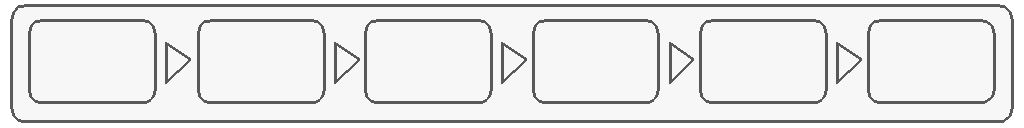
#> input picture Assets/ArtSystem/Ocgcore/gameField/phase.png, 1024 x 128 px, found by its file name
$ python make_rd_phase.py ../Assets/ArtSystem/Ocgcore/gameField/phase.png
#> lines starting #> are read from the running program, lines starting #| are printed output that depends on the picture
# -*- coding: utf-8 -*-
"""RD 阶段条底板生成器 —— 从 `texture/duel/phase/phase.png` 派生**四格**那张。

## 为什么要有第二张

`texture/duel/phase/phase.png`（1024x128）是原生阶段条底板：外层一个圆角框，
里面 **6 个圆角格**、格间 5 个 ▷ 箭头 —— 对应 OCG 的 6 个阶段
（DP 抽卡 / SP 准备 / MP1 主要1 / BP 战斗 / MP2 主要2 / EP 结束）。

RD 只有 4 个阶段：**抽卡 / 主要阶段1 / 战斗 / 结束**（准备阶段与主要阶段2 在 RD 里
不存在，见 `Ocgcore` 的 `GameMessage.NewPhase` 分支）。六个标签里有四个要显示、
两个要藏起来 —— 但**底板不会自己少两格**：

  · 直接沿用六格底板 ⇒ 条上留着两个空格子，四个阶段被空格子**隔开**
    （用户 2026-09-21 的原话：「不要因为没了的阶段卡分开」）；
  · 干脆不显示底板（`phaseTexure.mainTexture = null`）⇒ 只剩四个浮空文字。

所以第二张底板是必需的：**同样式、四格、等距铺开**。

    texture/duel/phase/phase_rd.png
        外框与柔和底板：与 phase.png **逐像素相同**（整块搬，不重画）
        四格：A B C D 等距，格心 93 / 372 / 651 / 930（关于图心 511.5 对称）
        三箭头：居中落在三个格间空档里

## 格子几何从哪来（不是目测）

源图是 3 层，用 alpha 阈值分层量出来的（阈值 100 = 清晰线，40 = 柔和底板）：

  · 外框（alpha 163/177，线宽 3）：x 10-1013、y 4-122
  · 柔和底板（均匀 `(204,204,204,40)`）：铺满外框内缘，格子里外都是它
    ⇒ **擦原格/原箭头只需把那一块填回这个颜色**，不会有接缝、也没有渐变要对齐
  · 格子（129x85，线宽 3）：x 28-156 / 197-325 / 364-492 / 532-659 / 699-827 / 867-995
    格心 92 / 261 / 428 / 595.5 / 763 / 931 ← 与 `lazyBTNMOVER.shift(false)`
    里那六个 x（-238 / -140.2 / -47.5 / 47.5 / 142.5 / 237.8）**一一对上**
    （换算比例 = 贴图显示宽 580 / 图宽 1024；见下面 `label_x()`）
  · 箭头（26x42）：165-190 等，居中落在格间空档

## 新四格的位置怎么定

四个格心**等距**、且关于图心对称（这样 `shiftRD()` 里那四个 x 就是一对一对的）：

    格心 = 93 / 372 / 651 / 930        ⇒ 左沿 29 / 308 / 587 / 866（间距 279）
    空档 = 158-307 / 437-586 / 716-865 ⇒ 箭头中心 232.5 / 511.5 / 790.5

首末格沿用源图首末格的位置（29 / 866 vs 源图 28 / 867）：条的**总跨度不变**，
只是把「六格挤满」改成「四格铺满」—— 每个格子还是原尺寸，一个像素都不缩放。

## 消费方

`Assets/SibylSystem/ResourceManagers/GameTextureManager.cs`：`phaseRD`
（贴图缺了回落 `phase`，见 `phaseRDOrFallback`）。
`Assets/SibylSystem/Ocgcore/OCGobjects/lazyBTNMOVER.cs`：`shiftRD()`
—— 四个标签的 x 必须等于本文件 `label_x()` 的输出，**两边一起改**
（贴图定「格子画在哪」、代码定「字摆在哪」；这条线上踩过「坐标与贴图不成对」）。

## 用法（在工程根执行）

    python devtools/make_rd_phase.py            # 出对照预览图（六格 / 四格），不写文件
    python devtools/make_rd_phase.py --apply    # 写出 texture/duel/phase/phase_rd.png
    python devtools/make_rd_phase.py --verify   # 对着磁盘上的产物逐条复核

依赖 Pillow。产物**不进 git**（`texture/` 在 .gitignore 里），
重建工作树后按上面的命令重放一次即可。
"""
import os
import sys

from PIL import Image, ImageDraw

PROJ = os.path.dirname(os.path.dirname(os.path.abspath(__file__)))
SRC = os.path.join(PROJ, "texture", "duel", "phase", "phase.png")
OUT = os.path.join(PROJ, "texture", "duel", "phase", "phase_rd.png")
PREVIEW = os.path.join(PROJ, "devtools", "phase_rd_preview.png")

# ---- 源图三层（实测，见文件头）------------------------------------------------
FRAME_BOX = (10, 4, 1013, 122)          # 外框（线宽 3）
GLOW = (204, 204, 204, 40)              # 柔和底板：均匀铺满外框内缘

SLOT_WH = (129, 85)                     # 单格尺寸（含线宽 3）
SLOT_BOX_SRC = [(28, 19, 156, 103),     # 六个原格
                (197, 19, 325, 103),
                (364, 19, 492, 103),
                (532, 19, 659, 103),
                (699, 19, 827, 103),
                (867, 19, 995, 103)]
ARROW_BOX_SRC = [(165, 42, 190, 83),    # 五个原箭头（格间 ▷）
                 (334, 42, 359, 83),
                 (501, 42, 526, 83),
                 (669, 42, 694, 83),
                 (836, 42, 861, 83)]

# ---- 产物：四格等距 -----------------------------------------------------------
# 格心：**等距**（间距 279）**且关于图心对称**（首末和 = 1023 = 图宽-1）。
# ⚠ 这两个条件一起才定得住整数解：3×间距 = 1023 - 2×首格心 ⇒ 间距只能取奇数，
#   279 是「首末格大致落在源图首末格位置」的那个解（29/866 vs 源图 28/867）。
#   间距取偶数就会变成 279/281/279 那种「看着齐、量着不齐」。
RD_SLOT_CENTER = [93, 372, 651, 930]
RD_SLOT_LEFT = [c - (SLOT_WH[0] // 2) for c in RD_SLOT_CENTER]      # 29 / 308 / 587 / 866
# 箭头落在相邻格之间空档的中心
RD_ARROW_LEFT = [int((RD_SLOT_CENTER[i] + RD_SLOT_CENTER[i + 1]) / 2.0 - 13 + 0.5)
                 for i in range(len(RD_SLOT_CENTER) - 1)]

# 贴图显示宽（phaseT 的 UITexture mWidth）—— 用来把图上的格心换算成标签的 local x。
# ⚠ 这个 580 是 prefab 里的值（new_gameField.prefab → phaseT）。改了它，标签 x 要跟着改。
DISPLAY_W = 580.0


def label_x(center_px):
    """图上的格心 → 标签的 local x（六格那套也是这么来的，见文件头）。"""
    return (center_px - 511.5) * (DISPLAY_W / 1024.0)


def _erase_to_glow(im, box):
    """把一块矩形填回柔和底板色（原格/原箭头就是这么擦掉的）。"""
    ImageDraw.Draw(im).rectangle(list(box), fill=GLOW)


def build():
    """出图：整块搬 + 擦原格原箭头 + 贴四格三箭头。全程 1:1，不缩放、不重画线。"""
    src = Image.open(SRC).convert("RGBA")
#> src is the input picture: PIL image 1024x128 RGBA; mean R, G, B, A 163.8, 163.8, 163.8, 51.4
    out = src.copy()

    # 1) 擦掉原六格五箭头 —— 填回柔和底板色，格子里外同色 ⇒ 无缝、无残留
    for box in SLOT_BOX_SRC + ARROW_BOX_SRC:
        _erase_to_glow(out, box)
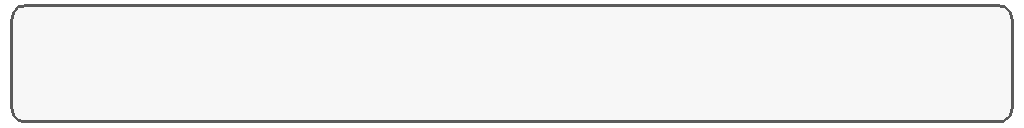
#> out: PIL image 1024x128 RGBA; mean R, G, B, A 175.6, 175.6, 175.6, 42.8; transparent parts drawn white

    # 2) 贴四格（源格 1 的整块，1:1）
    slot = src.crop((SLOT_BOX_SRC[0][0], SLOT_BOX_SRC[0][1],
                     SLOT_BOX_SRC[0][2] + 1, SLOT_BOX_SRC[0][3] + 1))
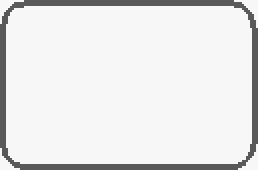
#> slot: PIL image 129x85 RGBA (shown 2 times larger); mean R, G, B, A 184.1, 184.1, 184.1, 54.5; transparent parts drawn white
    for left in RD_SLOT_LEFT:
        out.paste(slot, (left, SLOT_BOX_SRC[0][1]))
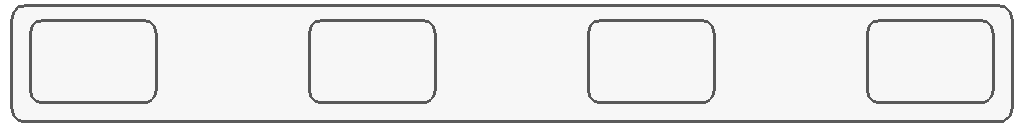
#> out: PIL image 1024x128 RGBA; mean R, G, B, A 168.9, 168.9, 168.9, 47.7; transparent parts drawn white

    # 3) 贴三箭头（源箭头 1 的整块，1:1）
    arrow = src.crop((ARROW_BOX_SRC[0][0], ARROW_BOX_SRC[0][1],
                      ARROW_BOX_SRC[0][2] + 1, ARROW_BOX_SRC[0][3] + 1))
    for left in RD_ARROW_LEFT:
        out.paste(arrow, (left, ARROW_BOX_SRC[0][1]))

    print("  擦原格 %d 个 / 原箭头 %d 个；贴四格 %s / 三箭头 %s"
          % (len(SLOT_BOX_SRC), len(ARROW_BOX_SRC), RD_SLOT_LEFT, RD_ARROW_LEFT))
    print("  四个标签的 local x = %s"
          % " / ".join("%.1f" % label_x(c) for c in RD_SLOT_CENTER))
    return out


def checker(size, step=16):
    im = Image.new("RGBA", size, (48, 52, 62, 255))
    d = ImageDraw.Draw(im)
    for y in range(0, size[1], step):
        for x in range(0, size[0], step):
            if ((x // step) + (y // step)) % 2 == 0:
                d.rectangle([x, y, x + step - 1, y + step - 1], fill=(64, 70, 82, 255))
    return im


def _slot_center_of(box):
    return (box[0] + box[2]) / 2.0


# [120 lines left out: function verify, not called in this run]


def main():
    if "--verify" in sys.argv:
        return verify()

    im = build()
    if "--apply" in sys.argv:
        im.save(OUT)
        print("写出 " + OUT)

    W, H = im.size
#> W = 1024; H = 128
    panels = [("BEFORE  phase.png (6 格：DP/SP/MP1/BP/MP2/EP)", Image.open(SRC).convert("RGBA")),
              ("AFTER   phase_rd.png (4 格：DP/MP1/BP/EP)", im)]
    gap = 12
    canvas = Image.new("RGBA", (W, (H + 34) * len(panels) + gap), (18, 20, 26, 255))
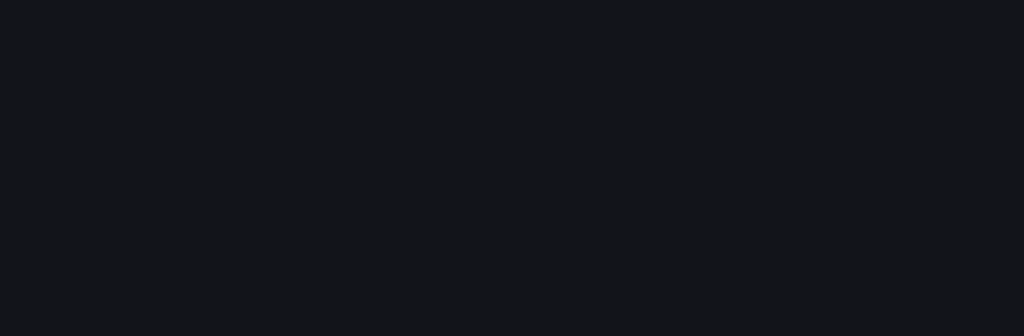
#> canvas: PIL image 1024x336 RGBA; mean R, G, B, A 18, 20, 26, 255
    dd = ImageDraw.Draw(canvas)
    for i, (cap, im_) in enumerate(panels):
        panel = checker((W, H))
        panel.alpha_composite(im_)
        box = [0, i * (H + 34 + gap) + 34, W, i * (H + 34 + gap) + 34 + H]
        canvas.alpha_composite(panel, (0, i * (H + 34 + gap) + 34))
        dd.text((8, i * (H + 34 + gap) + 10), cap, fill=(255, 200, 90, 255))
        if i == 1:
            for (left, c) in zip(RD_SLOT_LEFT, RD_SLOT_CENTER):
                dd.rectangle([left, box[1] + SLOT_BOX_SRC[0][1],
                              left + SLOT_WH[0] - 1, box[1] + SLOT_BOX_SRC[0][3]],
                             outline=(110, 230, 140, 255), width=1)
#> this loop made 2 passes
#> box on pass 1: [0, 34, 1024, 162]
#> (cap, box) on pass 2: ('AFTER   phase_rd.png (4 格：DP/MP1/BP/EP)', [0, 208, 1024, 336])
#> pass 1, in checker, `im = Image.new("RGBA", size, (48, 52, 62, 255))`:
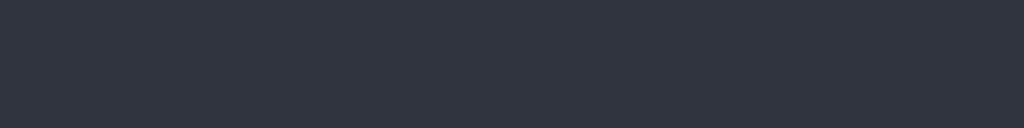
#> im: PIL image 1024x128 RGBA; mean R, G, B, A 48, 52, 62, 255
#> after the loop:
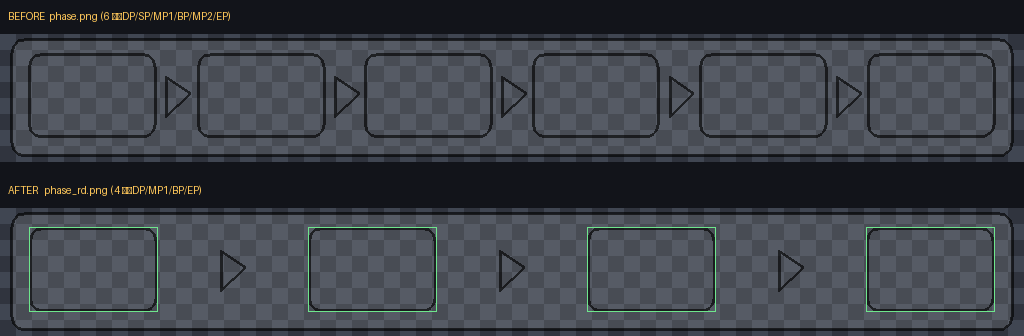
#> canvas: PIL image 1024x336 RGBA; mean R, G, B, A 59.8, 63.9, 71.1, 255
#> after the loop:
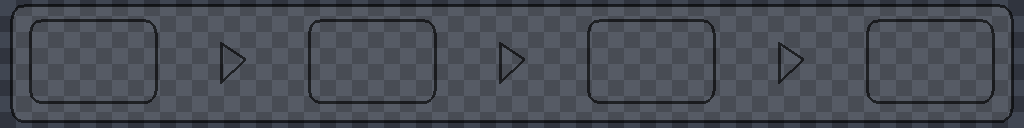
#> panel: PIL image 1024x128 RGBA; mean R, G, B, A 72, 76.3, 85, 255
    canvas.convert("RGB").save(PREVIEW, quality=92)
    print("预览 " + PREVIEW)
    return 0


if __name__ == "__main__":
    sys.exit(main())
#> (the program exits here)
